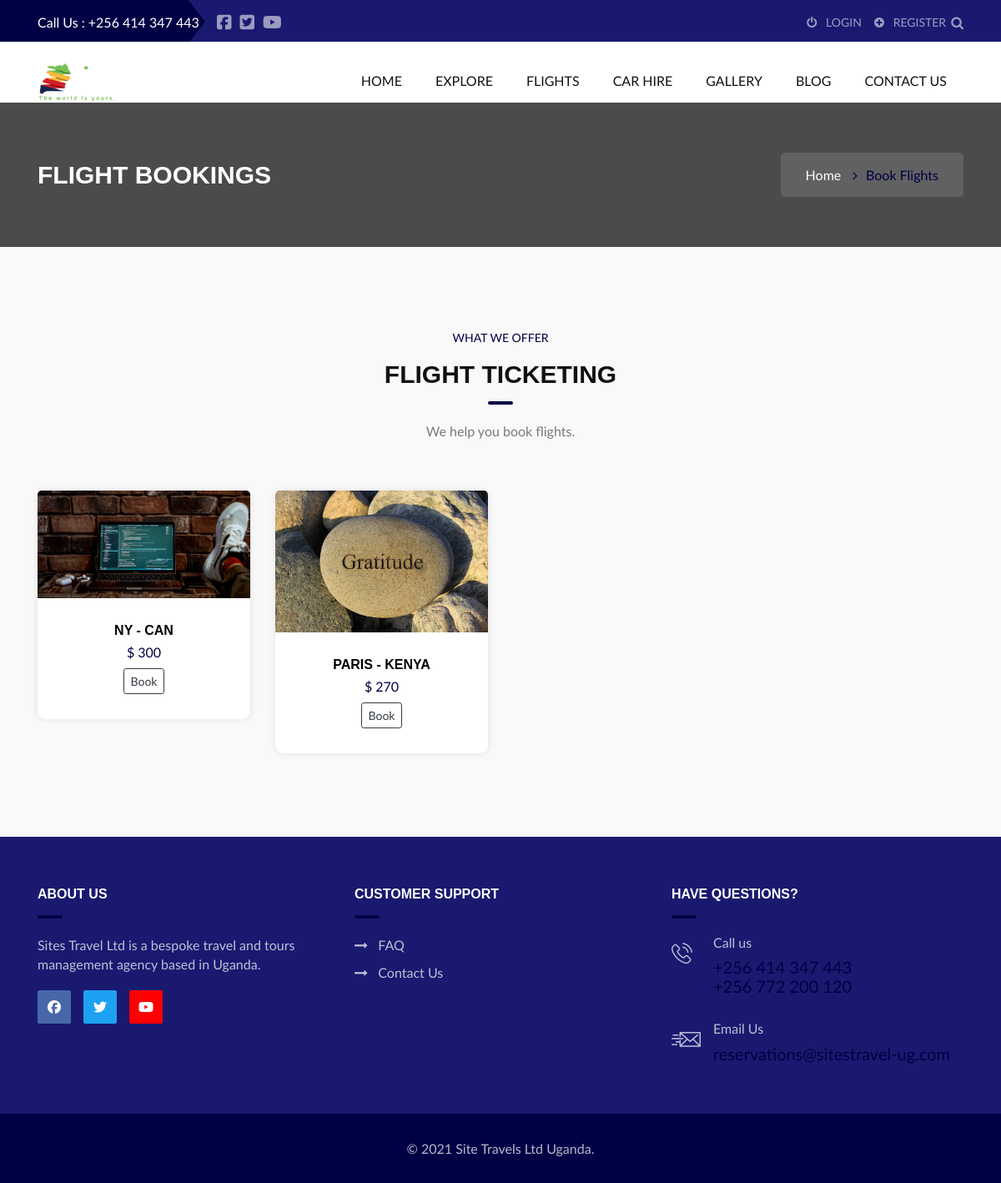
The page /flight_list on the database as committed earlier.
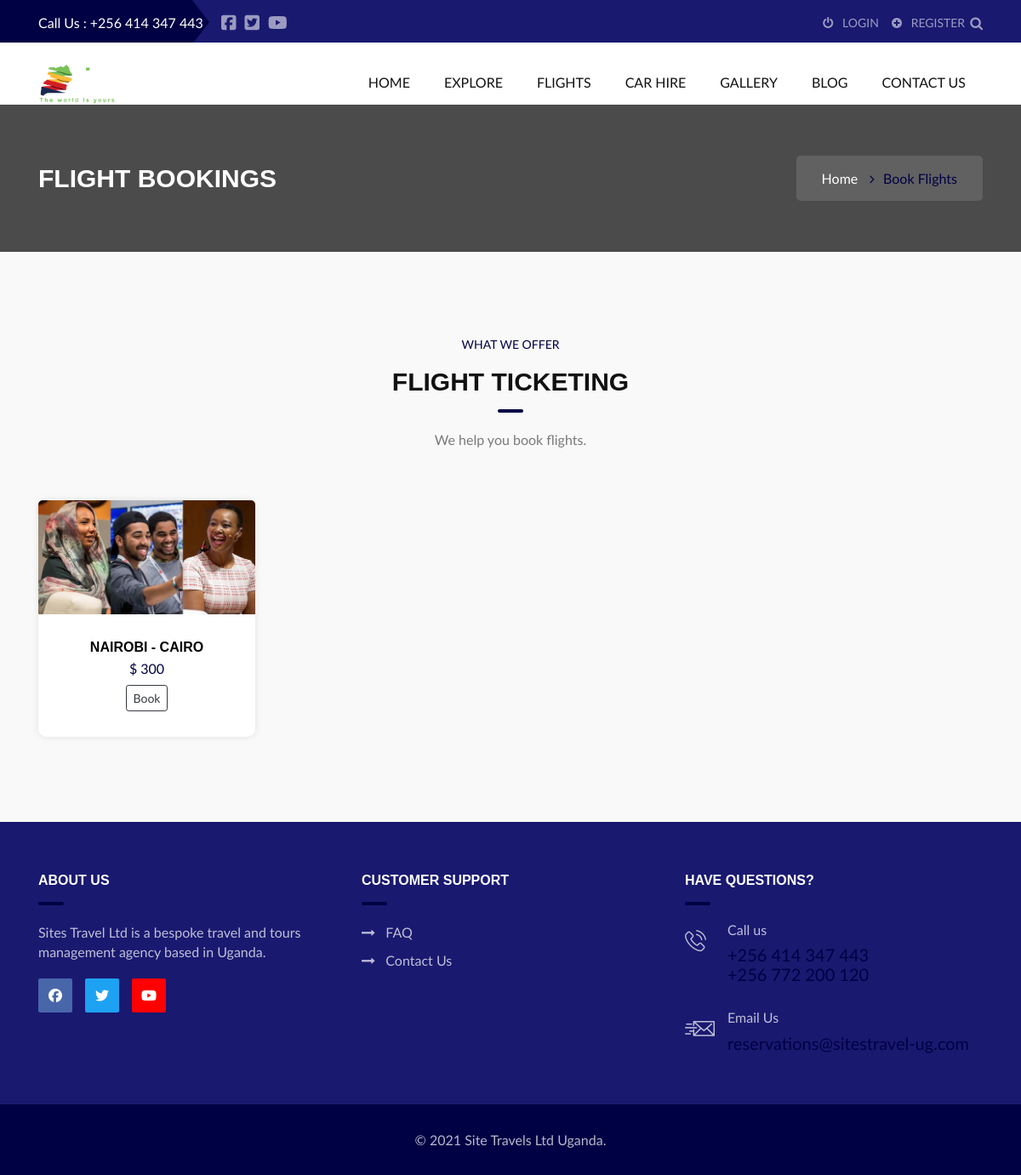
The same page on the database as committed later.
### myapp/models.py (models this page shows, shortened)
class Flight(models.Model):
    start = models.CharField(max_length=50)
    destination = models.CharField(max_length=50)
    price = models.PositiveIntegerField()
    image = models.ImageField(upload_to="flights")
    available = models.BooleanField(default=True)
    class Meta :
       ordering = ['-id']

### myapp/views.py (the view)
# urls.py: path('flight_list', views.flight_list, name='flight_list'),
def flight_list(request):
    flights = Flight.objects.filter(available=True)
    context = {"flights": flights}
    return render(request, "flight-list.html", context)

### templates/flight-list.html (shortened to what this page needs)
{% extends 'base.html' %}
{% load static %}
{% load humanize %}
{% block content %}
	<div class="btc_tittle_main_wrapper">
		<div class="btc_tittle_img_overlay"></div>
		<div class="container">
			<div class="row">
				<div class="col-xl-6 col-lg-6 col-md-6 col-sm-12 col-12 full_width">
					<div class="btc_tittle_left_heading">
						<h1>Flight Bookings </h1>
					</div>
				</div>
				<div class="col-xl-6 col-lg-6 col-md-6 col-sm-12 col-12 full_width">
					<div class="btc_tittle_right_heading">
						<div class="btc_tittle_right_cont_wrapper">
							<ul>
								<li><a href="{% url 'index' %}">Home</a>  <i class="fa fa-angle-right"></i>
								</li>
								<li>Book Flights</li>
							</ul>
						</div>
					</div>
				</div>
			</div>
		</div>
	</div>
	<div class="x_inner_team_main_wrapper float_left padding_tb_100">
		<div class="container">
			<div class="row">
				<div class="col-12 col-md-8 offset-md-3">
                </div>
				<div class="col-md-12">
					<div class="x_offer_car_heading_wrapper x_offer_car_tb_heading_wrapper float_left">
						<h4>What we offer</h4>
						<h3>Flight Ticketing</h3>
						<p>We help you book flights.</p>
					</div>
				</div>
				{% if flights  %}
				{% for flight in flights %}
				<div class="col-xl-3 col-lg-3 col-md-4 col-sm-6 col-12">
					<div class="btc_team_bot_cont_main_wrapper">
						<div class="btc_team_img_bot_wrapper">
							{% if flight.image %}
							<img src="{{flight.image.url}}" alt="flight image">
							{% else %}
							<img src="{% static 'images/tb1.jpg' %}" alt="flight image">
							{% endif %}
						</div>
						<div class="btc_team_img_bot_cont_wrapper">
							<h4><a href="#">{{flight.start}} - {{flight.destination}}</a></h4>
							<p>$ {{flight.price |intcomma }}</p>
							<a href="{% url 'flight_detail' flight.id %}" class="btn btn-outline-dark btn-sm mt-2">Book</a>
						</div>
					</div>
				</div>
				{% endfor %}
				{% else %}
					<p class="mx-auto">No flights yet</p>
				{% endif %}
			</div>
		</div>
	</div>
{% endblock content %}

Rows that differ between the two databases and show on the page:
removed Flight: image (picture), start "NY", destination "CAN", price "300"
changed Flight: image: a different picture; start "PARIS" → "NAIROBI"; destination "KENYA" → "CAIRO"; price "270" → "300"
